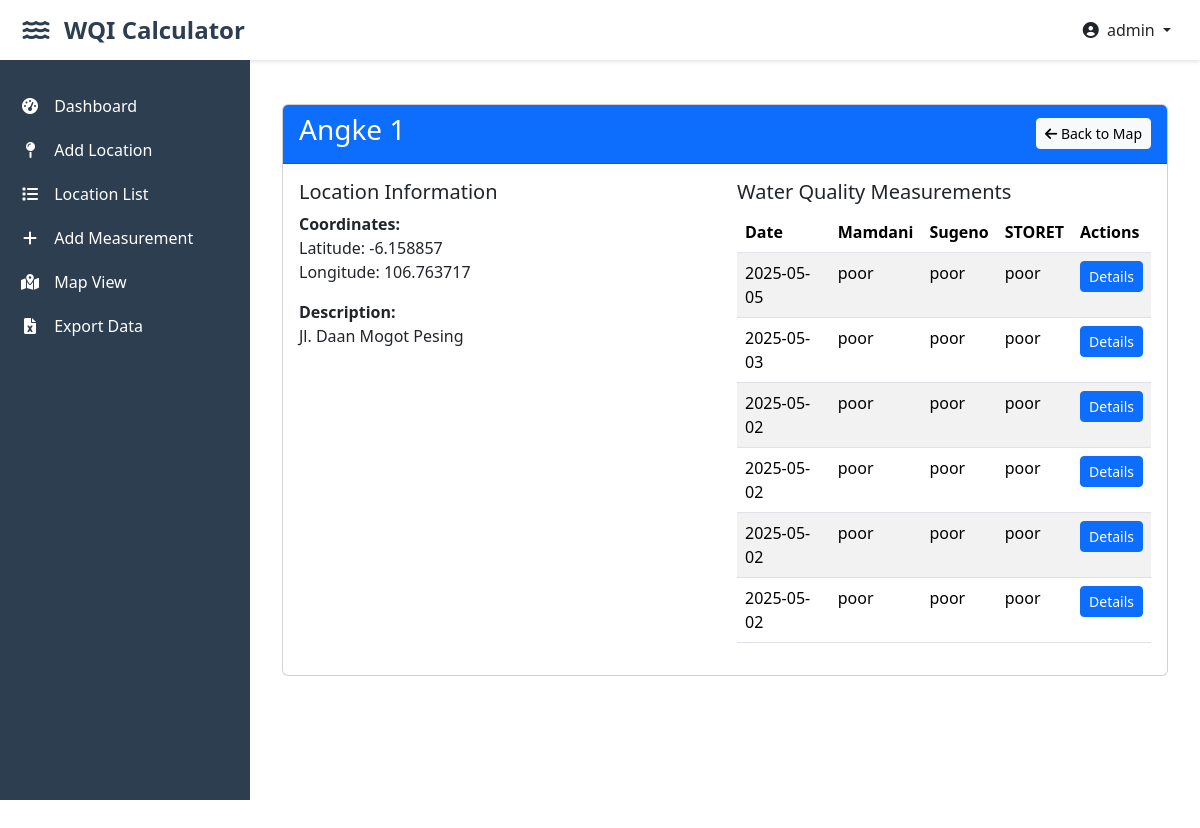
Screenshot of /locations/3/ (signed in) with the database file from the repository.
### wqi_app/models.py (models this page shows, shortened)
class Location(models.Model):
    name = models.CharField(max_length=100)
    latitude = models.DecimalField(max_digits=9, decimal_places=6)
    longitude = models.DecimalField(max_digits=9, decimal_places=6)
    description = models.TextField(blank=True)
    class Meta:
        ordering = ['name']
        verbose_name = 'Location'
        verbose_name_plural = 'Locations'

class WaterQualityMeasurement(models.Model):
    user = models.ForeignKey(User, on_delete=models.CASCADE)
    location = models.ForeignKey(Location, on_delete=models.CASCADE)
    date = models.DateTimeField(auto_now_add=True)
    ph = models.FloatField()
    do = models.FloatField()
    bod = models.FloatField()
    cod = models.FloatField()
    total_coliform = models.FloatField()
    mamdani_wqi = models.FloatField(null=True, blank=True)
    mamdani_category = models.CharField(max_length=20, null=True, blank=True)
    sugeno_wqi = models.FloatField(null=True, blank=True)
    sugeno_category = models.CharField(max_length=20, null=True, blank=True)
    storet_wqi = models.FloatField(null=True, blank=True)
    storet_category = models.CharField(max_length=20, null=True, blank=True)
    storet_score = models.IntegerField(null=True, blank=True)
    storet_class = models.CharField(max_length=50, null=True, blank=True)
    class Meta:
        ordering = ['-date']

### wqi_app/views.py (the view)
# urls.py: path('locations/<int:pk>/', views.location_detail, name='location_detail'),
@login_required
def location_detail(request, pk):  # Parameter harus 'pk' bukan 'location_id'
    location = get_object_or_404(Location, pk=pk)
    measurements = WaterQualityMeasurement.objects.filter(
        location=location,
        user=request.user
    ).order_by('-date')
    return render(request, 'wqi_app/location_detail.html', {
        'location': location,
        'measurements': measurements
    })

### wqi_app/templates/wqi_app/location_detail.html
{% extends 'base.html' %}
{% block content %}
<div class="container mt-4">
    <div class="card">
        <div class="card-header bg-primary text-white">
            <div class="d-flex justify-content-between align-items-center">
                <h3>{{ location.name }}</h3>
                <a href="{% url 'map_view' %}" class="btn btn-light btn-sm">
                    <i class="fas fa-arrow-left"></i> Back to Map
                </a>
            </div>
        </div>
        <div class="card-body">
            <div class="row">
                <div class="col-md-6">
                    <h5>Location Information</h5>
                    <p><strong>Coordinates:</strong><br>
                    Latitude: {{ location.latitude }}<br>
                    Longitude: {{ location.longitude }}</p>
                    <p><strong>Description:</strong><br>
                    {{ location.description|default:"No description available" }}</p>
                </div>
                <div class="col-md-6">
                    <h5>Water Quality Measurements</h5>
                    {% if measurements %}
                        <div class="table-responsive">
                            <table class="table table-striped">
                                <thead>
                                    <tr>
                                        <th>Date</th>
                                        <th>Mamdani</th>
                                        <th>Sugeno</th>
                                        <th>STORET</th>
                                        <th>Actions</th>
                                    </tr>
                                </thead>
                                <tbody>
                                    {% for measurement in measurements %}
                                    <tr>
                                        <td>{{ measurement.date|date:"Y-m-d" }}</td>
                                        <td>{{ measurement.mamdani_category }}</td>
                                        <td>{{ measurement.sugeno_category }}</td>
                                        <td>{{ measurement.storet_category }}</td>
                                        <td>
                                            <a href="{% url 'measurement_detail' measurement.id %}"
                                               class="btn btn-sm btn-primary">
                                                Details
                                            </a>
                                        </td>
                                    </tr>
                                    {% endfor %}
                                </tbody>
                            </table>
                        </div>
                    {% else %}
                        <div class="alert alert-info">
                            No measurements recorded for this location.
                        </div>
                    {% endif %}
                </div>
            </div>
        </div>
    </div>
</div>
{% endblock %}

### wqi_app/templates/base.html (shortened to what this page needs)
{% load static %}
<!DOCTYPE html>
<html lang="en">
<head>
    <link href="https://cdn.jsdelivr.net/npm/bootstrap@5.3.2/dist/css/bootstrap.min.css" rel="stylesheet">
    <link href="https://cdnjs.cloudflare.com/ajax/libs/font-awesome/6.0.0/css/all.min.css" rel="stylesheet">
</head>
<body>
    <nav class="topbar d-flex align-items-center">
        <div class="d-flex align-items-center">
            <button class="sidebar-toggle" id="sidebarToggle" title="Toggle Sidebar">
                <i class="fas fa-water"></i>
            </button>
            <a href="{% url 'dashboard' %}" class="brand-logo">
                WQI Calculator
            </a>
        </div>
        <div class="ms-auto">
            <div class="user-profile">
                <div class="dropdown">
                    <button class="btn dropdown-toggle" type="button" id="userDropdown" data-bs-toggle="dropdown" aria-expanded="false">
                        <i class="fas fa-user-circle me-1"></i>
                        {{ request.user.username }}
                    </button>
                </div>
            </div>
        </div>
    </nav>
    <div class="sidebar" id="sidebar">
        <div class="py-4">
            <nav>
                <a href="{% url 'dashboard' %}" class="sidebar-link">
                    <i class="fas fa-tachometer-alt"></i> Dashboard
                </a>
                <a href="{% url 'add_location' %}" class="sidebar-link">
                    <i class="fas fa-map-pin"></i> Add Location
                </a>
                <a href="{% url 'location_list' %}" class="sidebar-link">
                    <i class="fas fa-list"></i> Location List
                </a>
                <a href="{% url 'add_measurement' %}" class="sidebar-link">
                    <i class="fas fa-plus"></i> Add Measurement
                </a>
                <a href="{% url 'map_view' %}" class="sidebar-link">
                    <i class="fas fa-map-marked-alt"></i> Map View
                </a>
                <a href="{% url 'export_excel' %}" class="sidebar-link">
                    <i class="fas fa-file-excel"></i> Export Data
                </a>
            </nav>
        </div>
    </div>
    <div class="main-content" id="mainContent">
        {% block content %}
        {% endblock %}
    </div>
</body>
</html>

### wqi_app/templates/base.html (style rules this page uses)
:root { --sidebar-width: 250px; --topbar-height: 60px; }
body { min-height: 100vh; overflow-x: hidden; }
.topbar { height: var(--topbar-height); position: fixed; top: 0; right: 0; left: 0; z-index: 1030; background-color: #ffffff; box-shadow: 0 2px 4px rgba(0,0,0,.1); transition: all 0.3s; padding: 0 1rem; }
.sidebar { width: var(--sidebar-width); position: fixed; top: var(--topbar-height); left: -250px; height: calc(100vh - var(--topbar-height)); background-color: #2c3e50; transition: all 0.3s ease-in-out; z-index: 1040; }
.main-content { margin-left: 0; margin-top: var(--topbar-height); padding: 20px; transition: all 0.3s; }
.sidebar-link { color: white; text-decoration: none; padding: 10px 20px; display: block; transition: all 0.3s; }
.sidebar-link i { margin-right: 10px; width: 20px; text-align: center; }
.sidebar-toggle { background: none; border: none; color: #2c3e50; font-size: 1.5rem; padding: 0.5rem; cursor: pointer; transition: transform 0.3s ease; display: flex; align-items: center; justify-content: center; width: 40px; height: 40px; border-radius: 8px; }
.sidebar-toggle i { transition: transform 0.3s ease; }
@media (min-width: 769px) { .sidebar { left: 0; } }
@media (min-width: 769px) { .main-content { margin-left: var(--sidebar-width); } }
.brand-logo { display: flex; align-items: center; color: #2c3e50; text-decoration: none; font-size: 1.5rem; font-weight: 600; margin-left: 0.5rem; }

### rows the page displays
Location: name "Angke 1", latitude "-6.158857", longitude "106.763717", description "Jl. Daan Mogot Pesing"
WaterQualityMeasurement: date "2025-05-05", mamdani_category "poor", sugeno_category "poor", storet_category "poor"
WaterQualityMeasurement: date "2025-05-03", mamdani_category "poor", sugeno_category "poor", storet_category "poor"
WaterQualityMeasurement: date "2025-05-02", mamdani_category "poor", sugeno_category "poor", storet_category "poor"
WaterQualityMeasurement: date "2025-05-02", mamdani_category "poor", sugeno_category "poor", storet_category "poor"
WaterQualityMeasurement: date "2025-05-02", mamdani_category "poor", sugeno_category "poor", storet_category "poor"
WaterQualityMeasurement: date "2025-05-02", mamdani_category "poor", sugeno_category "poor", storet_category "poor"

### other values shown
{{ request.user.username }} "admin"
